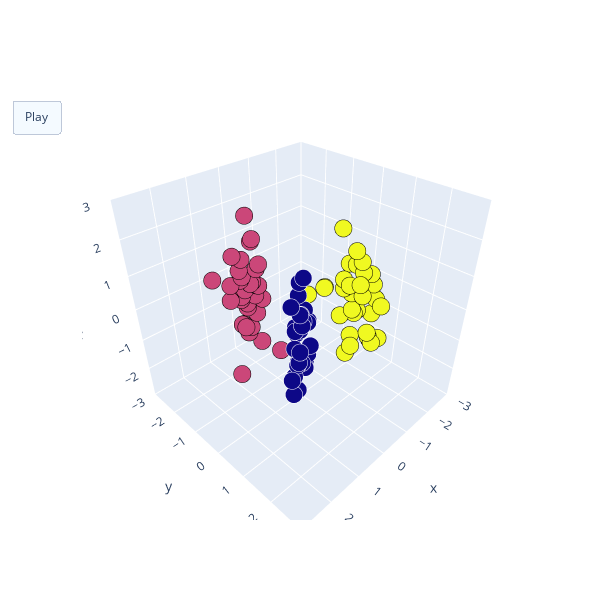

Notebook code for this chart:
### Code cell
# Triangulando la superficie
tri = Delaunay(np.hstack([xs[0].reshape(-1,1), ys[0].reshape(-1,1)]))
simplices = tri.simplices

# Config animación
layout2=go.Layout(
    width=600,
    height=600,
    scene = dict(aspectmode='cube',
                 xaxis_range=bounds,
                 yaxis_range=bounds,
                 zaxis_range=bounds),
    updatemenus=[dict(buttons = [dict(args = [None, {"frame": {"duration": 10, 
                                                               "redraw": True},
                                                               "fromcurrent": True, 
                                                               "transition": {"duration": 0}}],
                                       label = "Play",
                                       method = "animate")],
                                type='buttons',
                                showactive=True,
                     )])

splot = go.Scatter3d(x=X[:, 0], y=X[:, 1], z=X[:, 2], mode='markers', 
                     marker={'line':{'width':1, 'color':border_colors}, 
                             'size':6, 'color':Y}, showlegend=False) 

# Dos veces para que se mantengan los puntos en la animación
fig = go.Figure(data=[splot, splot, splot, splot], 
                layout=layout2,
                frames = [go.Frame(data=[
                    create_trisurf(x=x, y=y, z=z1, simplices=simplices, show_colorbar=False, colormap='#9467bd', plot_edges=False).data[0],
                    create_trisurf(x=x, y=y, z=z2, simplices=simplices, show_colorbar=False, colormap='#e377c2', plot_edges=False).data[0],
                    create_trisurf(x=x, y=y, z=z3, simplices=simplices, show_colorbar=False, colormap='#bcbd22', plot_edges=False).data[0]])
                          for x, y, z1, z2, z3 in zip(xs, ys, z1s, z2s, z3s)])

# for frame_idx in range(len(fig['frames'])):
#     for i in range(3):
#         fig['frames'][frame_idx]['data'][i].update(opacity=0.75)

fig.show()
